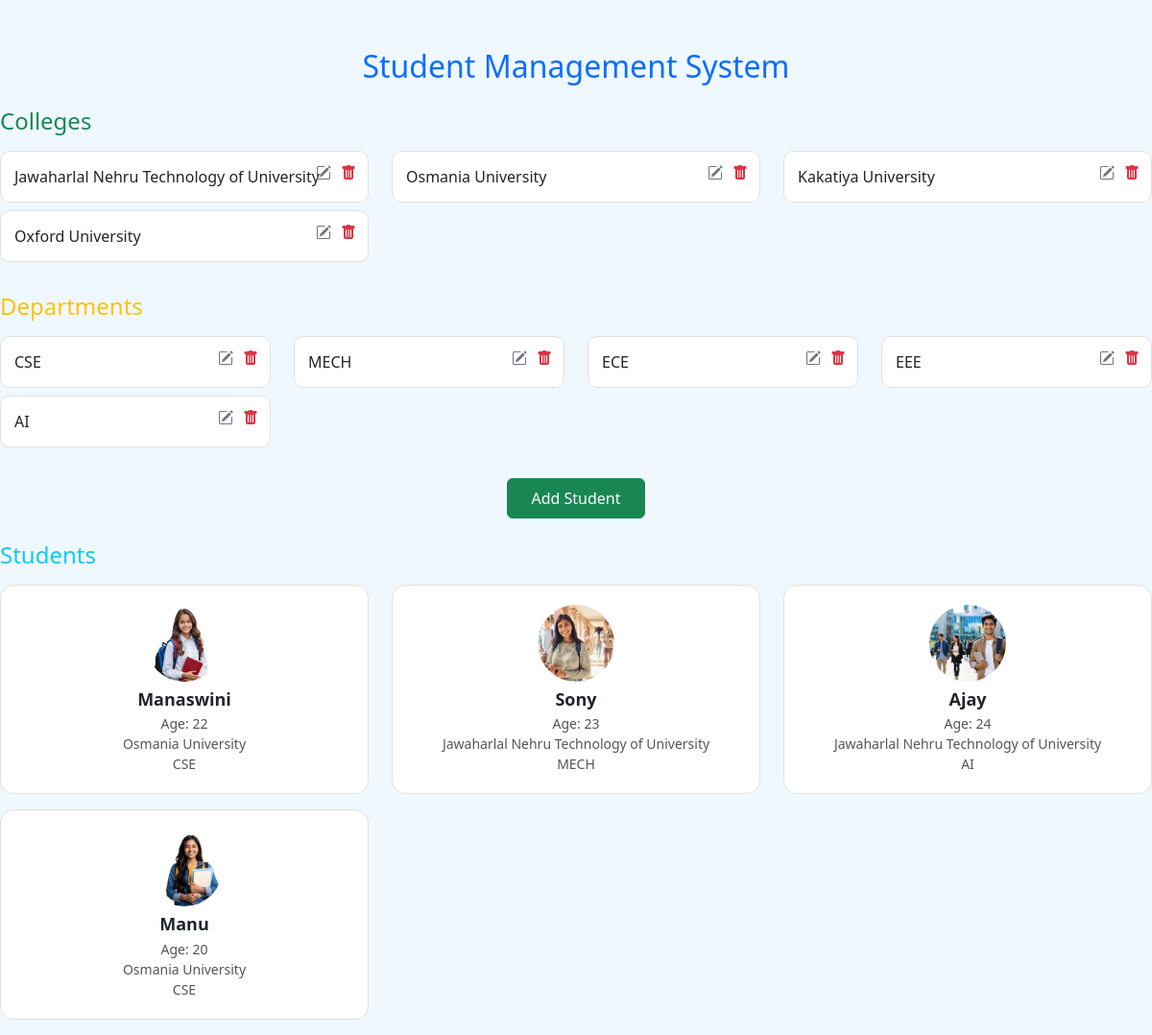
Before: / with the older database file.
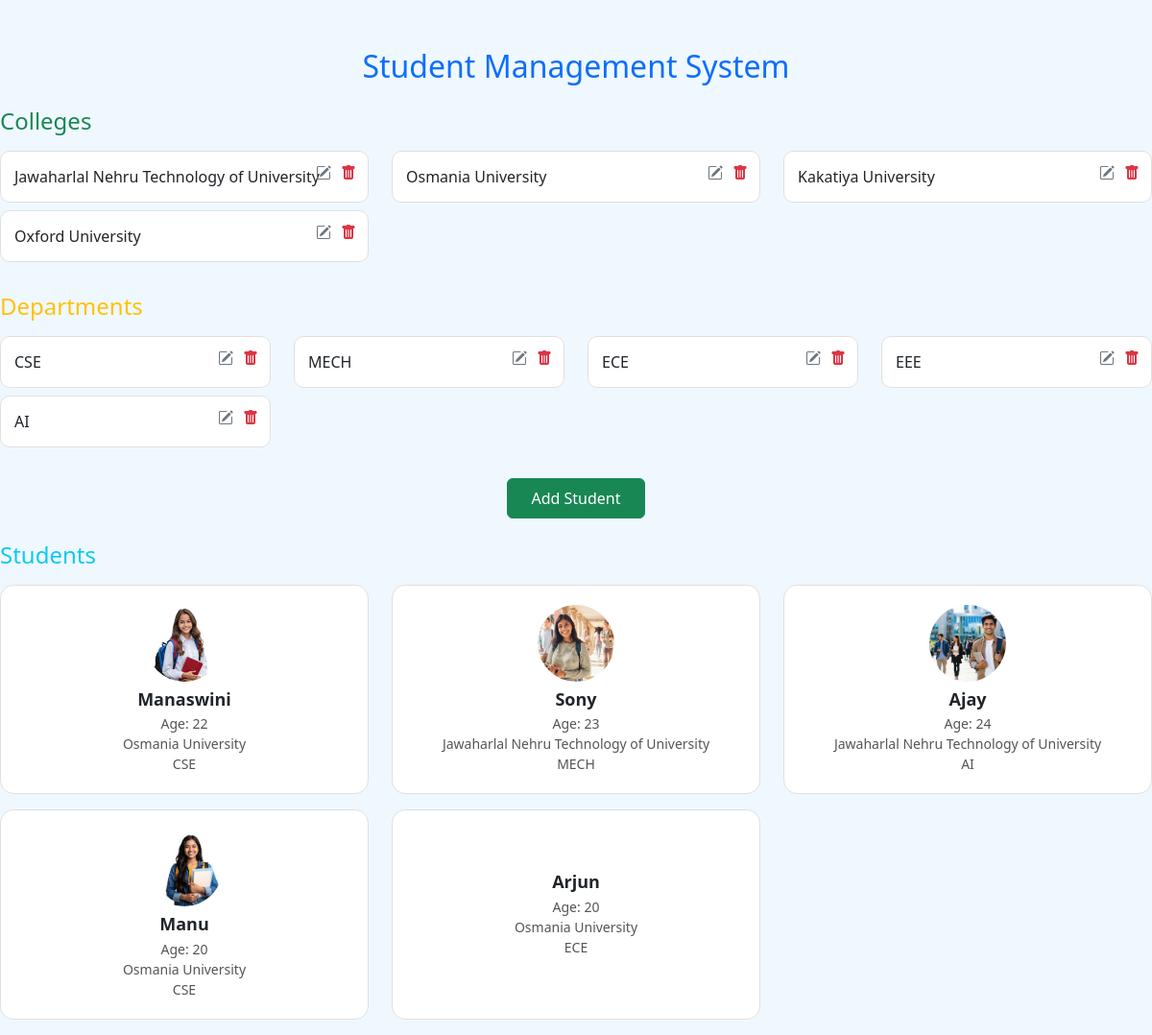
After: the same page with the newer database file.
### app2/models.py (models this page shows, shortened)
class College(models.Model):
    cid = models.AutoField(primary_key=True)
    college_name = models.CharField(max_length=100)

class Department(models.Model):
    did = models.AutoField(primary_key=True)
    dept_name = models.CharField(max_length=100)

class Student(models.Model):
    sid = models.AutoField(primary_key=True)
    sname = models.CharField(max_length=100)
    sage = models.PositiveIntegerField()
    college = models.ForeignKey(College, on_delete=models.CASCADE)
    department = models.ForeignKey(Department, on_delete=models.CASCADE)
    semester = models.ForeignKey(Semester, on_delete=models.CASCADE, null=True, blank=True)
    photo = models.ImageField(upload_to='students/', blank=True, null=True)
    joined_year = models.PositiveIntegerField("Joined Year")

### app2/views.py (the view, shortened to what this page needs)
# urls.py: path('', views.home, name='home'),
def home(request):
    colleges = College.objects.all()
    departments = Department.objects.all()
    students = Student.objects.select_related('college', 'department')
    error = None
    current_year = date.today().year
    return render(request, "app/home.html", {
        "colleges": colleges,
        "departments": departments,
        "students": students,
        "error": error,
        "current_year": current_year
    })

### templates/app/home.html (shortened to what this page needs)
<!DOCTYPE html>
<html lang="en">
<head>
    <link href="https://cdn.jsdelivr.net/npm/bootstrap@5.3.2/dist/css/bootstrap.min.css" rel="stylesheet">
    <link rel="stylesheet" href="https://cdn.jsdelivr.net/npm/bootstrap-icons@1.10.5/font/bootstrap-icons.css">
</head>
<body>
    <div class="student-management-system">
        <h2 class="text-center text-primary mb-4">
            Student Management System
        </h2>
<h4 class="text-success mb-3">Colleges</h4>
<div class="row mb-4">
    {% for college in colleges %}
    <div class="col-md-4 mb-2 position-relative">
        <div class="card-box d-flex justify-content-between align-items-center">
            {{ college.college_name }}
            <div class="card-actions">
                <i class="bi bi-pencil-square" data-bs-toggle="modal" data-bs-target="#editCollegeModal{{ college.cid }}"></i>
                <i class="bi bi-trash-fill text-danger" data-bs-toggle="modal" data-bs-target="#deleteCollegeModal{{ college.cid }}"></i>
            </div>
        </div>
    </div>
    {% endfor %}
</div>
        <h4 class="text-warning mb-3">Departments</h4>
        <div class="row mb-4">
            {% for dept in departments %}
            <div class="col-md-3 mb-2 position-relative">
                <div class="card-box d-flex justify-content-between align-items-center">
                    {{ dept.dept_name }}
                    <div class="card-actions">
                        <i class="bi bi-pencil-square" data-bs-toggle="modal" data-bs-target="#editDeptModal{{ dept.did }}"></i>
                        <i class="bi bi-trash-fill text-danger" data-bs-toggle="modal" data-bs-target="#deleteDeptModal{{ dept.did }}"></i>
                    </div>
                </div>
            </div>
            {% endfor %}
        </div>
        <div class="text-center mb-4">
            <button class="btn btn-success px-4 py-2" data-bs-toggle="modal" data-bs-target="#addStudentModal">
                Add Student
            </button>
        </div>
        <h4 class="text-info mb-3">Students</h4>
        <div class="row">
            {% for s in students %}
            <div class="col-md-4 mb-3 position-relative">
                <div class="student-card">
                    <a href="{% url 'student_profile' s.sid %}" style="text-decoration:none;color:inherit; display:flex;flex-direction:column; align-items:center;justify-content:center;height:100%;">
                        {% if s.photo %}
                        <img src="{{ s.photo.url }}" class="student-photo mb-2">
                        {% endif %}
                        <h5>{{ s.sname }}</h5>
                        <p>Age: {{ s.sage }}</p>
                        <p>{{ s.college.college_name }}</p>
                        <p>{{ s.department.dept_name }}</p>
                    </a>
                </div>
            </div>
            {% endfor %}
        </div>
    </div>
</body>
</html>

### templates/app/home.html (style rules this page uses)
body { background: #ffffff; font-family: "Segoe UI", system-ui, -apple-system, BlinkMacSystemFont, sans-serif; background-color: aliceblue; }
.student-management-system { padding-top: 50px; max-width: 1200px; margin: auto; }
.card-box { background: #ffffff; border-radius: 10px; padding: 14px; text-align: center; font-size: 16px; font-weight: 500; border: 1px solid #e0e0e0; transition: all 0.2s ease; position: relative; }
.student-card { background: #ffffff; border-radius: 14px; padding: 20px; text-align: center; border: 1px solid #e0e0e0; transition: all 0.25s ease; position: relative; height: 100%; }
.student-photo { width: 80px; height: 80px; border-radius: 50%; object-fit: cover; margin-bottom: 10px; }
.student-card h5 { font-size: 18px; font-weight: 700; margin-bottom: 4px; }
.student-card p { margin: 0; font-size: 14px; color: #555; }
.card-actions { position: absolute; top: 10px; right: 12px; display: flex; gap: 10px; }
.card-actions i { font-size: 16px; cursor: pointer; color: #6c757d; }

Changed rows visible on the page:
added Student: sname "Arjun", sage "20", college.college_name "Osmania University", department.dept_name "ECE"
